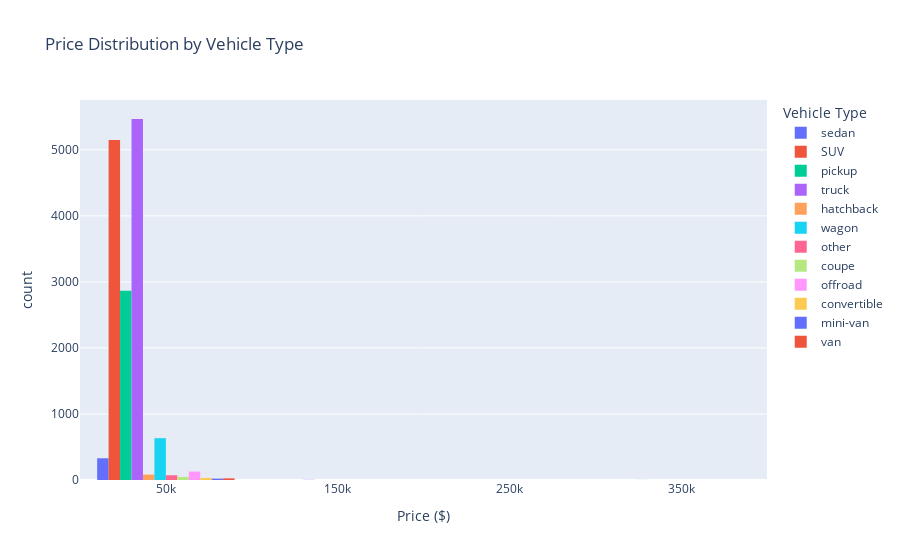

This figure's notebook cell:
### Code cell
fig_grouped_histogram = px.histogram(
    car_advertisement, 
    x='price', 
    color='type',  # Group by vehicle type
    barmode='group',  # Options: 'group' or 'overlay'
    nbins=5, 
    title='Price Distribution by Vehicle Type', 
    labels={'price': 'Price ($)', 'type': 'Vehicle Type'}
)
fig_grouped_histogram.show()

### Figure 1 — Plotly figure (JSON) as saved in the notebook; plotly's stock layout.template omitted (floating-point values rounded to 4 significant figures; data arrays with more than 128 entries replaced by an {"elided": "..."} marker saying what was removed)
{"data": [{"alignmentgroup": "True", "bingroup": "x", "hovertemplate": "Vehicle Type=sedan<br>Price ($)=%{x}<br>count=%{y}<extra></extra>", "legendgroup": "sedan", "marker": {"color": "#636efa", "pattern": {"shape": ""}}, "name": "sedan", "nbinsx": 5, "offsetgroup": "sedan", "orientation": "v", "showlegend": true, "type": "histogram", "x": {"elided": "329 int values"}, "xaxis": "x", "yaxis": "y"}, {"alignmentgroup": "True", "bingroup": "x", "hovertemplate": "Vehicle Type=SUV<br>Price ($)=%{x}<br>count=%{y}<extra></extra>", "legendgroup": "SUV", "marker": {"color": "#EF553B", "pattern": {"shape": ""}}, "name": "SUV", "nbinsx": 5, "offsetgroup": "SUV", "orientation": "v", "showlegend": true, "type": "histogram", "x": {"elided": "5148 int values"}, "xaxis": "x", "yaxis": "y"}, {"alignmentgroup": "True", "bingroup": "x", "hovertemplate": "Vehicle Type=pickup<br>Price ($)=%{x}<br>count=%{y}<extra></extra>", "legendgroup": "pickup", "marker": {"color": "#00cc96", "pattern": {"shape": ""}}, "name": "pickup", "nbinsx": 5, "offsetgroup": "pickup", "orientation": "v", "showlegend": true, "type": "histogram", "x": {"elided": "2867 int values"}, "xaxis": "x", "yaxis": "y"}, {"alignmentgroup": "True", "bingroup": "x", "hovertemplate": "Vehicle Type=truck<br>Price ($)=%{x}<br>count=%{y}<extra></extra>", "legendgroup": "truck", "marker": {"color": "#ab63fa", "pattern": {"shape": ""}}, "name": "truck", "nbinsx": 5, "offsetgroup": "truck", "orientation": "v", "showlegend": true, "type": "histogram", "x": {"elided": "5470 int values"}, "xaxis": "x", "yaxis": "y"}, {"alignmentgroup": "True", "bingroup": "x", "hovertemplate": "Vehicle Type=hatchback<br>Price ($)=%{x}<br>count=%{y}<extra></extra>", "legendgroup": "hatchback", "marker": {"color": "#FFA15A", "pattern": {"shape": ""}}, "name": "hatchback", "nbinsx": 5, "offsetgroup": "hatchback", "orientation": "v", "showlegend": true, "type": "histogram", "x": [3950, 8400, 16500, 7200, 3950, 11300, 3600, 2650, 7200, 5900, 8000, 4500, 4000, 7295, 36, 8100, 9995, 2800, 1000, 5795, 2200, 3600, 1, 2900, 1, 4900, 8400, 4490, 3500, 3000, 500, 1, 7500, 10500, 4000, 1800, 5000, 5500, 4399, 8995, 4700, 14700, 8995, 3500, 3900, 11995, 9990, 4500, 15999, 10900, 2500, 10500, 9500, 3500, 12000, 6995, 13995, 3000, 10500, 6900, 17500, 3900, 14700, 7499, 6500, 1000, 6995, 4800, 13990, 4600, 3500, 11500, 7295, 7700, 9000, 3500, 2650, 5800, 12900, 7990, 7990, 5980], "xaxis": "x", "yaxis": "y"}, {"alignmentgroup": "True", "bingroup": "x", "hovertemplate": "Vehicle Type=wagon<br>Price ($)=%{x}<br>count=%{y}<extra></extra>", "legendgroup": "wagon", "marker": {"color": "#19d3f3", "pattern": {"shape": ""}}, "name": "wagon", "nbinsx": 5, "offsetgroup": "wagon", "orientation": "v", "showlegend": true, "type": "histogram", "x": {"elided": "633 int values"}, "xaxis": "x", "yaxis": "y"}, {"alignmentgroup": "True", "bingroup": "x", "hovertemplate": "Vehicle Type=other<br>Price ($)=%{x}<br>count=%{y}<extra></extra>", "legendgroup": "other", "marker": {"color": "#FF6692", "pattern": {"shape": ""}}, "name": "other", "nbinsx": 5, "offsetgroup": "other", "orientation": "v", "showlegend": true, "type": "histogram", "x": [10495, 31000, 27700, 4200, 8999, 8600, 13995, 6990, 6990, 7995, 8995, 7995, 8995, 7995, 12995, 8995, 13495, 7495, 15995, 1, 28998, 31990, 30990, 9995, 11290, 4390, 6490, 10495, 8995, 10495, 2400, 8495, 4250, 30990, 6995, 11995, 30990, 9300, 6999, 3995, 9995, 9995, 13495, 1995, 15995, 7950, 9995, 24500, 3290, 1900, 6500, 7800, 3500, 8500, 7900, 8400, 16995, 10495, 9500, 8900, 10995, 9995, 12500, 5495, 18000, 22000, 25000, 25500, 28998, 22997, 12500, 22500], "xaxis": "x", "yaxis": "y"}, {"alignmentgroup": "True", "bingroup": "x", "hovertemplate": "Vehicle Type=coupe<br>Price ($)=%{x}<br>count=%{y}<extra></extra>", "legendgroup": "coupe", "marker": {"color": "#B6E880", "pattern": {"shape": ""}}, "name": "coupe", "nbinsx": 5, "offsetgroup": "coupe", "orientation": "v", "showlegend": true, "type": "histogram", "x": [38500, 2800, 1, 1, 1, 1, 1, 1, 1, 1, 1, 1, 1, 1, 1, 1, 1, 1, 1, 1, 1, 1, 1, 1, 1, 1, 1, 1, 1, 1, 1, 1, 1, 5300, 23999, 1, 1, 1, 1, 1, 1, 1, 3900, 1, 1, 1], "xaxis": "x", "yaxis": "y"}, {"alignmentgroup": "True", "bingroup": "x", "hovertemplate": "Vehicle Type=offroad<br>Price ($)=%{x}<br>count=%{y}<extra></extra>", "legendgroup": "offroad", "marker": {"color": "#FF97FF", "pattern": {"shape": ""}}, "name": "offroad", "nbinsx": 5, "offsetgroup": "offroad", "orientation": "v", "showlegend": true, "type": "histogram", "x": [1200, 21400, 11900, 7900, 6750, 1800, 3800, 14200, 16500, 6200, 16000, 10888, 5000, 7500, 5000, 11450, 11800, 13500, 10500, 20500, 26500, 18500, 3800, 26995, 13000, 16995, 6500, 8000, 22000, 28000, 6500, 14500, 5500, 18995, 6500, 22000, 11800, 46500, 25000, 5500, 4500, 4500, 6800, 16900, 4500, 5200, 36200, 1000, 3400, 13900, 6500, 21000, 4300, 4000, 12000, 32999, 18000, 19000, 26900, 16000, 11450, 14500, 18000, 5800, 12999, 22900, 6500, 15500, 11450, 11450, 23000, 11450, 11450, 5000, 5995, 6700, 11450, 26995, 26995, 19500, 26995, 8500, 2500, 34950, 35000, 7900, 11450, 11450, 5500, 22000, 31000, 17000, 18500, 17900, 15000, 9000, 14500, 7850, 26999, 29900, 48000, 11500, 8000, 29950, 11000, 10000, 13400, 7000, 15600, 30000, 5900, 26600, 8900, 15, 11450, 28000, 32950, 7000, 4200, 27500, 12900, 18000, 33695, 21977, 12500, 11450, 5500, 6000], "xaxis": "x", "yaxis": "y"}, {"alignmentgroup": "True", "bingroup": "x", "hovertemplate": "Vehicle Type=convertible<br>Price ($)=%{x}<br>count=%{y}<extra></extra>", "legendgroup": "convertible", "marker": {"color": "#FECB52", "pattern": {"shape": ""}}, "name": "convertible", "nbinsx": 5, "offsetgroup": "convertible", "orientation": "v", "showlegend": true, "type": "histogram", "x": [13400, 20600, 2900, 11500, 17000, 15000, 13900, 6900, 1, 17500, 1, 7847, 1, 3200, 14995, 12752, 7200, 9995, 23999, 28495, 14995, 30000, 1, 6500, 18500, 4500, 9875, 7900, 24000, 9000, 5900], "xaxis": "x", "yaxis": "y"}, {"alignmentgroup": "True", "bingroup": "x", "hovertemplate": "Vehicle Type=mini-van<br>Price ($)=%{x}<br>count=%{y}<extra></extra>", "legendgroup": "mini-van", "marker": {"color": "#636efa", "pattern": {"shape": ""}}, "name": "mini-van", "nbinsx": 5, "offsetgroup": "mini-van", "orientation": "v", "showlegend": true, "type": "histogram", "x": [11800, 2490, 4500, 5550, 2300, 8100, 12377, 3850, 4995, 8499, 5980, 3700, 6250, 15997, 5995, 38900, 9499, 2895, 2599, 15997, 7995], "xaxis": "x", "yaxis": "y"}, {"alignmentgroup": "True", "bingroup": "x", "hovertemplate": "Vehicle Type=van<br>Price ($)=%{x}<br>count=%{y}<extra></extra>", "legendgroup": "van", "marker": {"color": "#EF553B", "pattern": {"shape": ""}}, "name": "van", "nbinsx": 5, "offsetgroup": "van", "orientation": "v", "showlegend": true, "type": "histogram", "x": [1, 1, 7495, 1, 1, 1, 1, 1, 8995, 20995, 5200, 1, 2300, 6995, 9500, 8450, 8450, 25995, 5500, 1950, 5299, 20000, 12590, 22900, 3990], "xaxis": "x", "yaxis": "y"}], "layout": {"barmode": "group", "legend": {"title": {"text": "Vehicle Type"}, "tracegroupgap": 0}, "title": {"text": "Price Distribution by Vehicle Type"}, "xaxis": {"anchor": "y", "domain": [0, 1], "title": {"text": "Price ($)"}}, "yaxis": {"anchor": "x", "domain": [0, 1], "title": {"text": "count"}}}}
